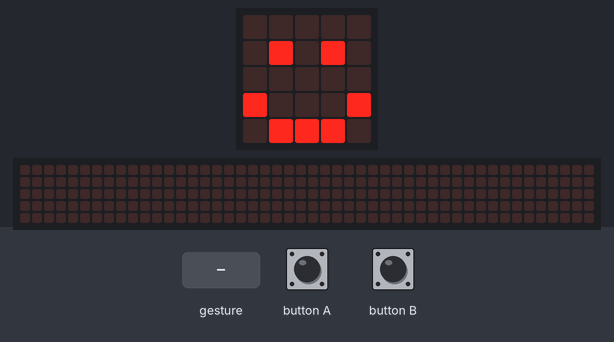
This program was run on a simulated BBC micro:bit (MakeCode). Shown: the board's 5×5 LED display, a strip that is not on the board, showing the scrolling text unrolled. Inputs (shaded band) come from the test bench. Random numbers come from a fixed seed; a tilt is held for 1.5 s and a shake lasts 1 s, then the board lies face up again; the 48×5 strip is a reading aid, not a part: it shows the text the display is scrolling, unrolled, one strip-width of it at a time.

Above: at 9.4 s.
9.5 s: gesture 'shake'
At 9.77 s:
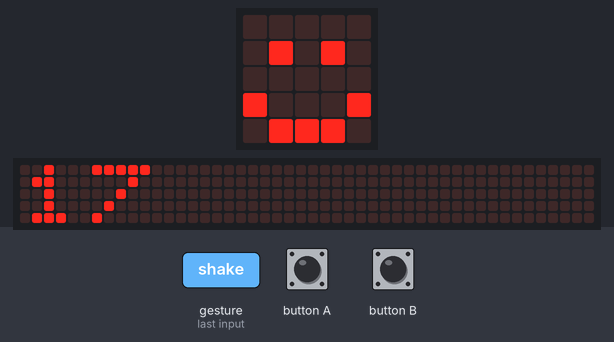
11.6 s: gesture 'free fall'
At 13.6 s:
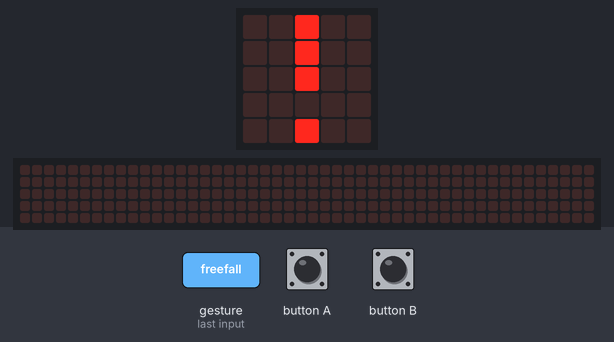
13.9 s: gesture 'shake'
At 18.1 s:
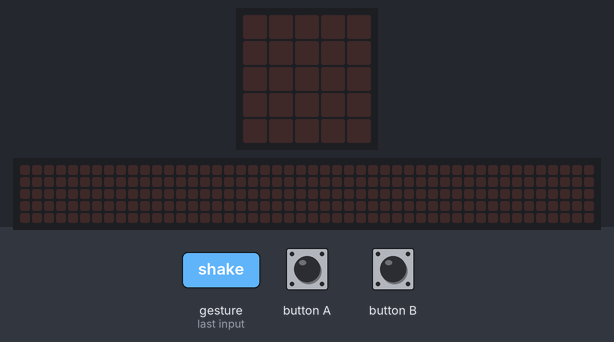

Measured:
- after the input at 9.5 s, the display: changes after 0.20 s (image 1)
- after the input at 13.9 s, the display: first changes after 0.20 s (image 3 shows a later state)

The program:

main.ts
```typescript
input.onGesture(Gesture.FreeFall, function () {
    basic.showLeds(`
        . . # . .
        . . # . .
        . . # . .
        . . . . .
        . . # . .
        `)
})
input.onButtonPressed(Button.A, function () {

})
input.onGesture(Gesture.Shake, function () {
    basic.showNumber(randint(0, 100))
})
input.onButtonPressed(Button.B, function () {

})
basic.showString("THAL300")
basic.showLeds(`
    # # # # #
    . . . . .
    # . . . #
    . # . # .
    . . # . .
    `)
basic.showIcon(IconNames.Happy)
```

test.ts
```typescript
// 在這裡測試；當此封包作為擴充功能時，將不會編譯此內容。
```
